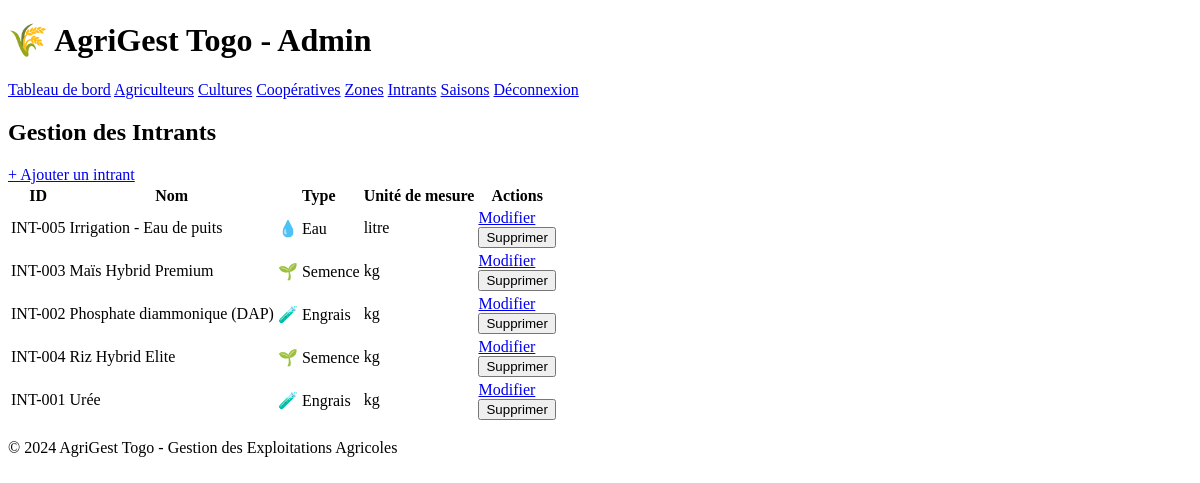
The app's page /admin/intrants.php (signed in) with its own data.
### tables this page shows
CREATE TABLE INTRANT (
    id_intrant VARCHAR(15) PRIMARY KEY,
    nom_intrant VARCHAR(50) NOT NULL,
    type_intrant ENUM('engrais', 'semence', 'eau') NOT NULL,
    unite_mesure VARCHAR(10) NOT NULL
);

### admin/intrants.php (the view, shortened to what this page needs)
<?php
require_once('../config/connexion.php');
$action = $_GET['action'] ?? 'list';
?>
<!DOCTYPE html>
<html lang="fr">
<head>
    <link rel="stylesheet" href="../assets/css/style.css">
</head>
<body>
    <div class="container">
        <header>
            <h1>🌾 AgriGest Togo - Admin</h1>
            <nav>
                <a href="dashboard.php">Tableau de bord</a>
                <a href="agriculteurs.php">Agriculteurs</a>
                <a href="cultures.php">Cultures</a>
                <a href="cooperatives.php">Coopératives</a>
                <a href="zones.php">Zones</a>
                <a href="intrants.php">Intrants</a>
                <a href="saisons.php">Saisons</a>
                <a href="../auth/logout.php">Déconnexion</a>
            </nav>
        </header>
        <main>
            <h2>Gestion des Intrants</h2>
            <?php if ($action === 'list'): ?>
                <div class="actions-bar">
                    <a href="?action=create" class="btn btn-primary">+ Ajouter un intrant</a>
                </div>
                <?php
                try {
                    $stmt = $pdo->query(
                        "SELECT id_intrant, nom_intrant, type_intrant, unite_mesure
                         FROM INTRANT
                         ORDER BY nom_intrant"
                    );
                    $intrants = $stmt->fetchAll();
                    if (!empty($intrants)):
                ?>
                        <table class="table">
                            <thead>
                                <tr>
                                    <th>ID</th>
                                    <th>Nom</th>
                                    <th>Type</th>
                                    <th>Unité de mesure</th>
                                    <th>Actions</th>
                                </tr>
                            </thead>
                            <tbody>
                                <?php foreach ($intrants as $intrant): ?>
                                    <tr>
                                        <td><?php echo htmlspecialchars($intrant['id_intrant']); ?></td>
                                        <td><?php echo htmlspecialchars($intrant['nom_intrant']); ?></td>
                                        <td>
                                            <?php
                                            $types = [
                                                'engrais' => '🧪 Engrais',
                                                'semence' => '🌱 Semence',
                                                'eau' => '💧 Eau'
                                            ];
                                            echo htmlspecialchars($types[$intrant['type_intrant']] ?? $intrant['type_intrant']);
                                            ?>
                                        </td>
                                        <td><?php echo htmlspecialchars($intrant['unite_mesure']); ?></td>
                                        <td>
                                            <a href="?action=edit&id=<?php echo urlencode($intrant['id_intrant']); ?>" class="btn btn-small btn-edit">Modifier</a>
                                            <form method="POST" class="form-delete-inline" onsubmit="return confirm('Êtes-vous sûr ?');">
                                                <button type="submit" class="btn btn-small btn-delete">Supprimer</button>
                                            </form>
                                        </td>
                                    </tr>
                                <?php endforeach; ?>
                            </tbody>
                        </table>
                <?php
                    else:
                        echo '<p class="no-data">Aucun intrant enregistré.</p>';
                    endif;
                } catch (PDOException $e) {
                    echo '<div class="message-erreur">Erreur lors du chargement des intrants.</div>';
                    error_log('Erreur SQL list intrant: ' . $e->getMessage());
                }
                ?>
            <?php endif; ?>
        </main>
        <footer>
            <p>&copy; 2024 AgriGest Togo - Gestion des Exploitations Agricoles</p>
        </footer>
    </div>
</body>
</html>

### assets/css/style.css (style rules this page uses)
:root { --color-primary: #2E7D32; --color-primary-dark: #1B5E20; --color-secondary: #8D6E63; --color-accent: #F9A825; --color-danger: #C62828; --color-bg: #F5F1E8; --color-surface: #FFFFFF; --color-text: #1B1B1B; --color-text-muted: #666666; --radius: 8px; --shadow: 0 2px 6px rgba(0,0,0,0.08); --font-heading: 'Poppins', sans-serif; --font-body: 'Inter', sans-serif; }

### records on screen
intrant: id_intrant "INT-005", nom_intrant "Irrigation - Eau de puits", type_intrant "💧 Eau", unite_mesure "litre"
intrant: id_intrant "INT-003", nom_intrant "Maïs Hybrid Premium", type_intrant "🌱 Semence", unite_mesure "kg"
intrant: id_intrant "INT-002", nom_intrant "Phosphate diammonique (DAP)", type_intrant "🧪 Engrais", unite_mesure "kg"
intrant: id_intrant "INT-004", nom_intrant "Riz Hybrid Elite", type_intrant "🌱 Semence", unite_mesure "kg"
intrant: id_intrant "INT-001", nom_intrant "Urée", type_intrant "🧪 Engrais", unite_mesure "kg"
